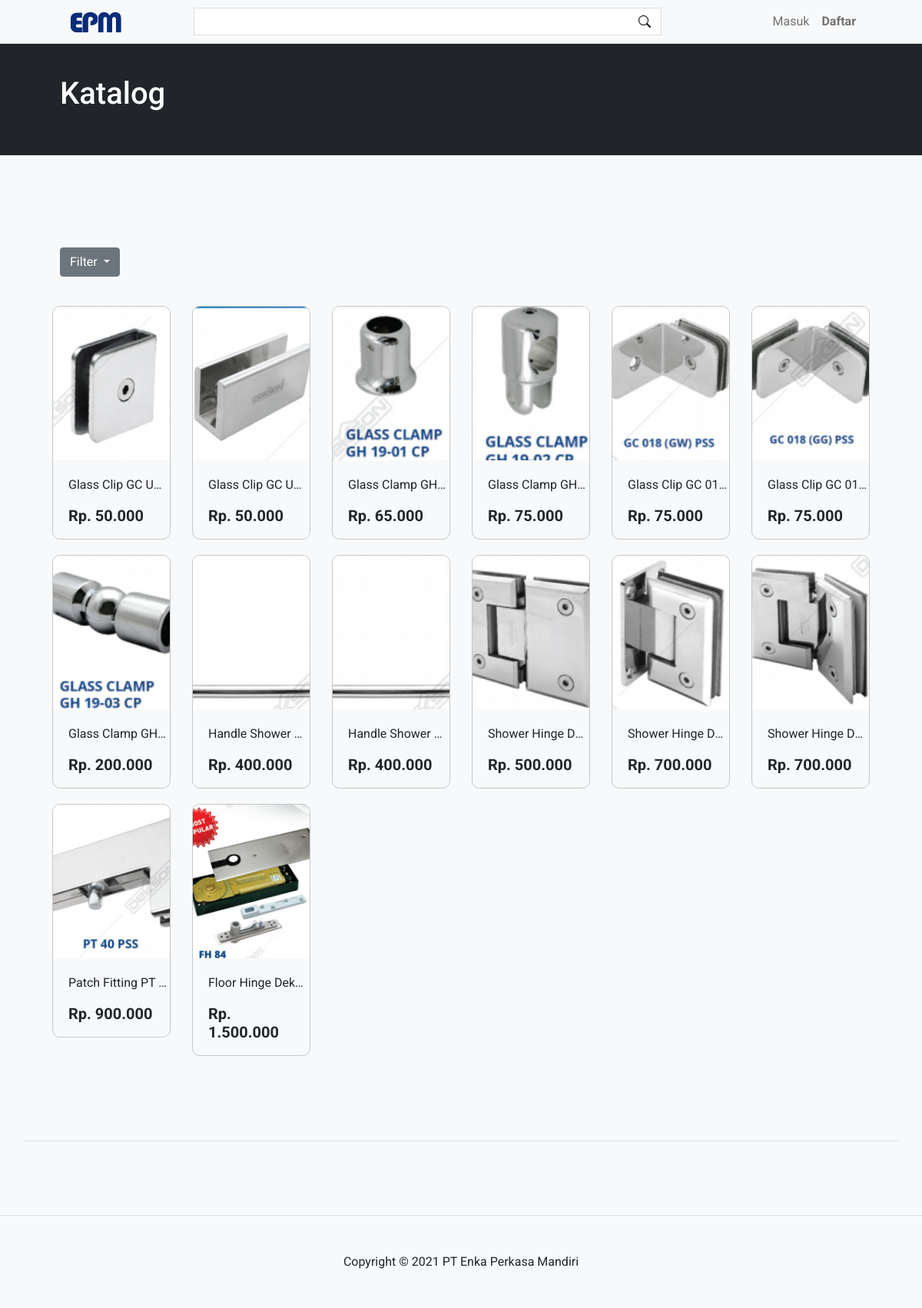
The page /katalog?order=termurah on the database its author committed.
### tables this page shows
CREATE TABLE `barang_data` (
  `bd_id` int(11) NOT NULL,
  `bd_kategori` int(11) DEFAULT NULL,
  `bd_nama_barang` varchar(255) DEFAULT NULL,
  `bd_harga` double(25,2) DEFAULT NULL,
  `bd_deskripsi` text DEFAULT NULL,
  `bd_stok` int(11) DEFAULT NULL,
  `bd_berat` int(11) DEFAULT NULL,
  `bd_gambar` varchar(255) DEFAULT NULL
);

### application/controllers/Katalog.php (called while the page is built, shortened)
<?php
class Katalog extends CI_Controller {
	public function index()
	{
		$getorder = $_GET['order'];
		if($getorder=='termurah'){
			$order = 'order by bd_harga asc';
		}else if ($getorder=='termahal'){
			$order = 'order by bd_harga desc';
		}else if ($getorder=='terlaris'){
			$order = 'order by terjual desc';
		}else{
			$order = 'order by bd_id desc';
		}
		$data['search'] = $this->db->query("SELECT * from barang_data left join kategori_barang on kb_id = bd_kategori left join (select dp_barang,sum(dp_qty) terjual from detail_pesanan group by dp_barang)dp on dp_barang = bd_id $order")->result();
		$this->load->view('include/header');
		$this->load->view('include/navbar');
		$this->load->view('katalog',$data);
		$this->load->view('include/footer');
	}
}

### index.php (called while the page is built, shortened)
<?php
require_once BASEPATH.'core/CodeIgniter.php';

### application/views/katalog.php (the view, shortened to what this page needs)
<header class="bg-dark py-5 text-white">
    <div class="container px-5">
        <h1>Katalog</h1>
    </div>
</header>
<section class="bg-light py-5 border-bottom">
    <div class="container px-5 my-5 discount-section border-bottom">
    <br>
        <div class="text-left mb-5">
            <div class="dropdown">
              <button class="btn btn-secondary dropdown-toggle" type="button" id="dropdownMenuButton1" data-bs-toggle="dropdown" aria-expanded="false">
                Filter
              </button>
            </div>
        </div>
        <div class="row gx-5">
            <?php
            foreach($search as $search){
            ?>
            <div class="col-lg-2 col-6 item-discount" onclick="window.location.href='<?=base_url()?>barang?id_barang=<?=$search->bd_id?>'">
                <div class="box-discount">
                    <div class="item-gambar" style="background: url('<?=base_url()?>assets/images/accesoris/<?=$search->bd_gambar?>'); background-position: center; background-size: cover;">
                    </div>
                    <div class="discount item-jual-desc">
                        <p class="judul-item-jual"><?=$search->bd_nama_barang?></p>
                        <h2 class="h5 fw-bolder">Rp. <?=number_format($search->bd_harga,0,',','.')?></h2>
                    </div>
                </div>
            </div>
            <?php
            }
            ?>
        </div>
    </div>
</section>

### assets/css/css.css (style rules this page uses)
* { font-family: 'Roboto', sans-serif; }
body { padding-top: 50px; }
.item-discount { margin-bottom: 40px; transition: 0.3s; }
.box-discount { border-radius: 10px; overflow: hidden; border: 1px solid rgba(0, 0, 0, 0.2); padding-bottom: 10px; margin: -10px; transition: 0.3s; }
.discount-section { padding-bottom: 80px; }
.item-gambar { height: 200px; margin-bottom: 20px; }
.item-jual-desc { margin: 0 20px; }
.judul-item-jual { width: 130px; white-space: nowrap; overflow: hidden; text-overflow: ellipsis; }

### rows shown on the page
barang_data: bd_gambar (picture), bd_nama_barang "Glass Clip GC U…", bd_harga "50.000"
barang_data: bd_gambar (picture), bd_nama_barang "Glass Clip GC U…", bd_harga "50.000"
barang_data: bd_gambar (picture), bd_nama_barang "Glass Clamp GH…", bd_harga "65.000"
barang_data: bd_gambar (picture), bd_nama_barang "Glass Clamp GH…", bd_harga "75.000"
barang_data: bd_gambar (picture), bd_nama_barang "Glass Clip GC 01…", bd_harga "75.000"
barang_data: bd_gambar (picture), bd_nama_barang "Glass Clip GC 01…", bd_harga "75.000"
barang_data: bd_gambar (picture), bd_nama_barang "Glass Clamp GH…", bd_harga "200.000"
barang_data: bd_gambar (picture), bd_nama_barang "Handle Shower…", bd_harga "400.000"
barang_data: bd_gambar (picture), bd_nama_barang "Handle Shower…", bd_harga "400.000"
barang_data: bd_gambar (picture), bd_nama_barang "Shower Hinge D…", bd_harga "500.000"
barang_data: bd_gambar (picture), bd_nama_barang "Shower Hinge D…", bd_harga "700.000"
barang_data: bd_gambar (picture), bd_nama_barang "Shower Hinge D…", bd_harga "700.000"
barang_data: bd_gambar (picture), bd_nama_barang "Patch Fitting PT…", bd_harga "900.000"
barang_data: bd_gambar (picture), bd_nama_barang "Floor Hinge Dek…", bd_harga "1.500.000"
